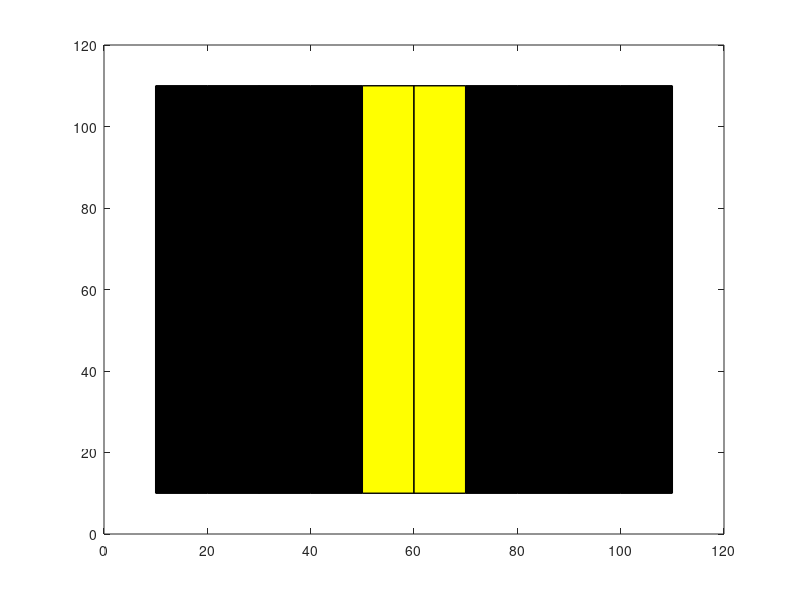

Recreate this plot in MATLAB. (Note: this script raises an error after producing the figure.)
% MATLAB Code for Project: WiFi based Through Wall Imaging
% Code written by Anantha Krishnan R and Shashank Yeole
% Input route values to vectors a1, b1, c1, d1 for four routes
% and run code.
% Images are saved in MATLAB/bin


clear;
close all;
clc;

%input('Enter Route0 Orientation 0 Values');
a1 = [27 27 27 27 54 54 27 27 27 27];

%input('Enter Route1 Orientation 90  Values');
b1 = [27 27 27 27 54 54 27 27 27 27];

%input('Enter Route2 Orientation 180  Values');
c1 = [27 27 27 27 54 54 27 27 27 27];

%input('Enter Route3 Orientation 270  Values');
d1 = [27 27 27 27 54 54 27 27 27 27];

for j=1:numel(a1)
    if a1(j)>=25 && a1(j)<30
        ax(j)=1;   
    elseif a1(j)>=30 && a1(j)<35
        ax(j)=2;
    elseif a1(j)>=35 && a1(j)<40
        ax(j)=3;
    elseif a1(j)>=40 && a1(j)<45
        ax(j)=4;
    elseif a1(j)>=45 && a1(j)<50
        ax(j)=6;
    elseif a1(j)>=50 && a1(j)<55
        ax(j)=7;
    elseif a1(j)>=55 && a1(j)<60
        ax(j)=8;
    elseif a1(j)>=60 && a1(j)<65
        ax(j)=9;
    else
        ax(j)=10;
    end
end

        
for j=1:numel(b1)
    if b1(j)>=25 && b1(j)<30
        bx(j)=1;   
    elseif b1(j)>=30 && b1(j)<35
        bx(j)=2;
    elseif b1(j)>=35 && b1(j)<40
        bx(j)=3;
    elseif b1(j)>=40 && b1(j)<45
        bx(j)=4;
    elseif b1(j)>=45 && b1(j)<50
        bx(j)=6;
    elseif b1(j)>=50 && b1(j)<55
        bx(j)=7;
    elseif b1(j)>=55 && b1(j)<60
        bx(j)=8;
    elseif b1(j)>=60 && b1(j)<65
        bx(j)=9;
    else
        bx(j)=10;
    end
end

        
for j=1:numel(c1)
    if c1(j)>=25 && c1(j)<30
        cx(j)=1;   
    elseif c1(j)>=30 && c1(j)<35
        cx(j)=2;
    elseif c1(j)>=35 && c1(j)<40
        cx(j)=3;
    elseif c1(j)>=40 && c1(j)<45
        cx(j)=4;
    elseif c1(j)>=45 && c1(j)<50
        cx(j)=6;
    elseif c1(j)>=50 && c1(j)<55
        cx(j)=7;
    elseif c1(j)>=55 && c1(j)<60
        cx(j)=8;
    elseif c1(j)>=60 && c1(j)<65
        cx(j)=9;
    else
        cx(j)=10;
    end
end


for j=1:numel(d1)
    if d1(j)>=25 && d1(j)<30
        dx(j)=1;   
    elseif d1(j)>=30 && d1(j)<35
        dx(j)=2;
    elseif d1(j)>=35 && d1(j)<40
        dx(j)=3;
    elseif d1(j)>=40 && d1(j)<45
        dx(j)=4;
    elseif d1(j)>=45 && d1(j)<50
        dx(j)=6;
    elseif d1(j)>=50 && d1(j)<55
        dx(j)=7;
    elseif d1(j)>=55 && d1(j)<60
        dx(j)=8;
    elseif d1(j)>=60 && d1(j)<65
        dx(j)=9;
    else
        dx(j)=10;
    end
end


% ax = a1/7; 
% bx = b1/7;
% cx = c1/7;
% dx = d1/7;

x  = [ax bx cx dx];
ux = sort(unique(x));


r = [0 1 1 0 1 0 1 .5 0 0.5]
g = [0 0 1 0 0 1 1 0 0.5 1]
b = [0 1 0 1 1 1 1 0 0 0]


tot = size(ax,2);
bt = 10;
ay = 10 ;
by = 10 + tot*10;
for i=1:tot
    h = find(ux == ax(i));
    at = bt;
    bt = at + 10;
    x = [at at bt bt at]; 
    y = [ay by by ay ay];
    fill(x,y,[r(h) b(h) g(h)], 'LineWidth',1);
    hold on 
end
ax = gca
ax.Visible = 'off'
axis([0  20+tot*10 0 20+tot*10])
Frame = getframe(gca)
FrameData = Frame.cdata;
or0=imresize(FrameData,[800 800],'lanczos3');
imwrite(or0,'route0_Orient0.png');


bt = 10;
ay = 10 ;
by = 10 + tot*10;
for i=1:tot
    h = find(ux == bx(i));
    at = bt;
    bt = at + 10;
    x = [at at bt bt at]; 
    y = [ay by by ay ay];
    fill(x,y,[r(h) b(h) g(h)], 'LineWidth',1);
    hold on 
end
ax = gca
ax.Visible = 'off'
axis([0  20+tot*10 0 20+tot*10])
Frame = getframe(gca)
FrameData = Frame.cdata;
or90=imresize(FrameData,[800 800],'lanczos3');
or90 = imrotate(or90,90);
imwrite(or90,'route1_Orient90.png');


bt = 10;
ay = 10 ;
by = 10 + tot*10;
for i=1:tot
    h = find(ux == cx(i));
    at = bt;
    bt = at + 10;
    x = [at at bt bt at]; 
    y = [ay by by ay ay];
    fill(x,y,[r(h) b(h) g(h)], 'LineWidth',1);
    hold on 
end
ax = gca
ax.Visible = 'off'
axis([0  20+tot*10 0 20+tot*10])
Frame = getframe(gca)
FrameData = Frame.cdata;
or180=imresize(FrameData,[800 800],'lanczos3');
or180 = imrotate(or180,180);
imwrite(or180,'route2_Orient180.png');


bt = 10;
ay = 10 ;
by = 10 + tot*10;
for i=1:tot
    h = find(ux == dx(i));
    at = bt;
    bt = at + 10;
    x = [at at bt bt at]; 
    y = [ay by by ay ay];
    fill(x,y,[r(h) b(h) g(h)], 'LineWidth',1);
    hold on 
end
ax = gca
ax.Visible = 'off'
axis([0  20+tot*10 0 20+tot*10])
Frame = getframe(gca)
FrameData = Frame.cdata;
or270=imresize(FrameData,[800 800],'lanczos3');
or270 = imrotate(or270,270);
imwrite(or270,'route3_Orient270.png');


%BackGround 
hold on 
ax = gca
ax.Visible = 'off'
axis([0  20+tot*10 0 20+tot*10])
x = [10 10 10+tot*10 10+tot*10 10]; 
y = [10 10+tot*10 10+tot*10 10 10];
fill(x,y,'b');
Frame = getframe(gca)
FrameData = Frame.cdata;
background=imresize(FrameData,[800 800],'lanczos3');
imwrite(background,'background.png');
bck = im2bw(background);


%Square Boundary Area
figure
hold on 
ax = gca
ax.Visible = 'off'
axis([0  20+tot*10 0 20+tot*10])
x = [10 10 10+tot*10 10+tot*10 10]; 
y = [10 10+tot*10 10+tot*10 10 10];
plot(x,y,'b', 'LineWidth',1);
Frame = getframe(gca)
FrameData = Frame.cdata;
area=imresize(FrameData,[800 800],'lanczos3');
imwrite(area,'area.png');
area = im2bw(area);


%Calculate ROI
w1 = ~im2bw(or0);
w2 = ~im2bw(or90);
w3 = ~im2bw(or180);
w4 = ~im2bw(or270);
w = w1+w2+w3+w4;


%Colorview of ROI calculation
figure;
axis([0 800 0 800]);
ax = gca
ax.Visible = 'off'
hold on 

imagesc(w)
Frame = getframe(gca)
FrameData = Frame.cdata;
roi = imresize(FrameData,[800 800],'lanczos3');
close all;
imshow(roi)
imwrite(roi,'color_roi.png');

% %Grayscale of ROI
gw=imread('color_roi.png')
roi_g=rgb2gray(gw);
imshow(roi_g)
imwrite(roi_g,'gray_roi.png');


%B&W ROI
figure;
extracted_roi = ((~area + w));
extracted_roi2 = flipdim(extracted_roi,1);
imwrite(extracted_roi2,'threshold_roi.png');
imshow(extracted_roi2);
